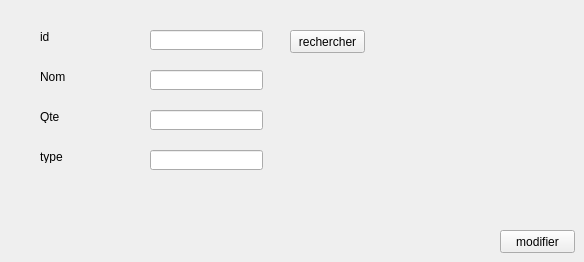
      <widget class="QWidget" name="tab_13">
       <attribute name="title">
        <string>modifier</string>
       </attribute>
       <widget class="QPushButton" name="rechercheMODIFIER_M">
        <property name="geometry">
         <rect>
          <x>290</x>
          <y>30</y>
          <width>75</width>
          <height>23</height>
         </rect>
        </property>
        <property name="text">
         <string>rechercher</string>
        </property>
       </widget>
       <widget class="QPushButton" name="MODIFIER_M">
        <property name="geometry">
         <rect>
          <x>500</x>
          <y>230</y>
          <width>75</width>
          <height>23</height>
         </rect>
        </property>
        <property name="text">
         <string>modifier</string>
        </property>
       </widget>
       <widget class="QLineEdit" name="nomMODIFIER_2">
        <property name="geometry">
         <rect>
          <x>150</x>
          <y>70</y>
          <width>113</width>
          <height>20</height>
         </rect>
        </property>
       </widget>
       <widget class="QLabel" name="label_18">
        <property name="geometry">
         <rect>
          <x>40</x>
          <y>30</y>
          <width>47</width>
          <height>13</height>
         </rect>
        </property>
        <property name="text">
         <string>id</string>
        </property>
       </widget>
       <widget class="QLabel" name="label_19">
        <property name="geometry">
         <rect>
          <x>40</x>
          <y>110</y>
          <width>47</width>
          <height>13</height>
         </rect>
        </property>
        <property name="text">
         <string>Qte</string>
        </property>
       </widget>
       <widget class="QLabel" name="label_20">
        <property name="geometry">
         <rect>
          <x>40</x>
          <y>150</y>
          <width>47</width>
          <height>13</height>
         </rect>
        </property>
        <property name="text">
         <string>type</string>
        </property>
       </widget>
       <widget class="QLineEdit" name="idMODIFIER">
        <property name="geometry">
         <rect>
          <x>150</x>
          <y>30</y>
          <width>113</width>
          <height>20</height>
         </rect>
        </property>
       </widget>
       <widget class="QLineEdit" name="qteMODIFIER">
        <property name="geometry">
         <rect>
          <x>150</x>
          <y>110</y>
          <width>113</width>
          <height>20</height>
         </rect>
        </property>
       </widget>
       <widget class="QLineEdit" name="typeMODIFIER">
        <property name="geometry">
         <rect>
          <x>150</x>
          <y>150</y>
          <width>113</width>
          <height>20</height>
         </rect>
        </property>
       </widget>
       <widget class="QLabel" name="label_21">
        <property name="geometry">
         <rect>
          <x>40</x>
          <y>70</y>
          <width>47</width>
          <height>13</height>
         </rect>
        </property>
        <property name="text">
         <string>Nom</string>
        </property>
       </widget>
      </widget>
